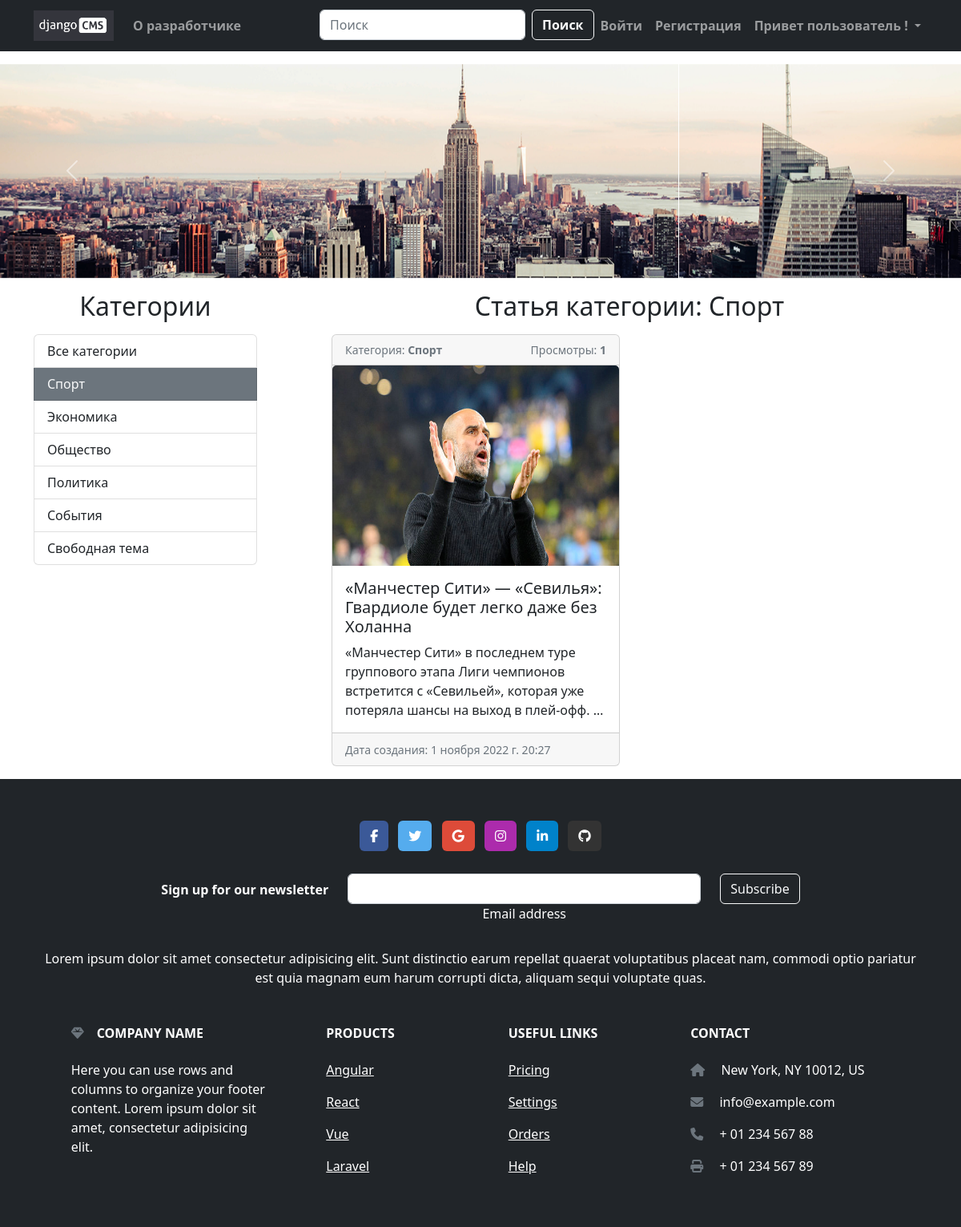
Page /category/1/ on the committed database.
### blog/models.py (models this page shows, shortened)
class Category(models.Model):
    title = models.CharField(max_length=30,
                             unique=True,
                             verbose_name='Название категории')
    def get_absolute_url(self):
        return reverse('category', kwargs={'category_id': self.pk})
    def __str__(self):
        return self.title
    class Meta:
        verbose_name = 'Категория'
        verbose_name_plural = 'Категории'

class Article(models.Model):
    title = models.CharField(max_length=150,
                             unique=True,
                             verbose_name='Заголовок статьи')
    content = models.TextField(verbose_name='Содержание статьи')
    photo = models.ImageField(upload_to='photos/',
                              null=True,
                              blank=True,
                              verbose_name='Фотография')
    created_at = models.DateTimeField(auto_now_add=True,
                                      verbose_name='Дата создания')
    updated_at = models.DateTimeField(auto_now=True,
                                      verbose_name='Дата обновления')
    publish = models.BooleanField(default=True,
                                  verbose_name='Статус статьи')
    views = models.IntegerField(default=0,
                                verbose_name='Просмотры')
    category = models.ForeignKey(Category, on_delete=models.CASCADE,
                                 verbose_name='Категория')
    def get_photo(self):
        if self.photo:
            return self.photo.url
        else:
            return 'https://www.peerspace.com/resources/wp-content/uploads/2019/02/beverage-3157395_1280.jpg'
    class Meta:
        verbose_name = 'Статья'
        verbose_name_plural = 'Статьи'

### blog/views.py (the view)
# urls.py: path('category/<int:category_id>/', ArticleListByCategory.as_view(), name='category'),
class ArticleListByCategory(ArticleList):
    def get_queryset(self):
        articles = Article.objects.filter(category_id=self.kwargs['category_id'])
        return articles
    def get_context_data(self, *, object_list=None, **kwargs):
        context = super().get_context_data()
        category = Category.objects.get(pk=self.kwargs['category_id'])
        context['title'] = f"Статья категории: {category.title}"
        return context

### blog/templatetags/blog_tags.py (called while the page is built)
@register.simple_tag()
def get_categories():
    return Category.objects.all()

### blog/templates/blog/index.html (shortened to what this page needs)
{% extends 'base.html' %}
{% block main %}
{% include 'blog/components/_carousel.html' %}
<div class="container d-flex justify-content-between">
    <div class="col-3">
        <h2 class="d-flex justify-content-center mt-3 mb-3">Категории</h2>
        {% include 'blog/components/_sidebar.html' %}
    </div>
    <div class="col-8">
        <h2 class="d-flex justify-content-center mt-3 mb-3">{{ title }}</h2>
        <div class="row row-cols-1 row-cols-md-2 g-4">
            {% for article in articles %}
            {% include 'blog/components/_cards.html' %}
            {% endfor %}
        </div>
    </div>
</div>
{% endblock main %}

### templates/base.html (shortened to what this page needs)
<!doctype html>
<html lang="en">
<head>
    <link href="https://cdn.jsdelivr.net/npm/bootstrap@5.2.1/dist/css/bootstrap.min.css" rel="stylesheet"
>
</head>
<body>
<header>
    {% include 'components/_header.html' %}
</header>
<main>
    {% block main %}
    {% endblock main %}
</main>
<footer>
    {% include 'components/_footer.html' %}
</footer>
</body>
</html>

### templates/components/_header.html (shortened to what this page needs)
{% load static %}
<nav class="navbar navbar-expand-lg bg-dark navbar-dark">
    <div class="container">
        <a class="navbar-brand" href="{% url 'index' %}">
            <img width="100" src="{% static 'blog/img/logo2.png' %}" alt="">
        </a>
        <div class="collapse navbar-collapse" id="navbarSupportedContent">
            <ul class="navbar-nav me-auto mb-2 mb-lg-0">
                <li class="nav-item">
                    <a class="nav-link" href="{% url 'about_dev' %}"><b>О разработчике</b></a>
                </li>
            </ul>
            <ul class="navbar-nav mb-2 mb-lg-0">
                <li>
                    <form class="d-flex" role="search">
                        <input class="form-control me-2" type="search" placeholder="Поиск" aria-label="Поиск">
                        <button class="btn btn-outline-light" type="submit"><b>Поиск</b></button>
                    </form>
                </li>
                <li class="nav-item">
                    <a class="nav-link" aria-current="page" href="#"><b>Войти</b></a>
                </li>
                <li class="nav-item">
                    <a class="nav-link" href="#"><b>Регистрация</b></a>
                </li>
                <li class="nav-item dropdown">
                    <a class="nav-link dropdown-toggle" href="#" id="navbarDropdown" role="button"
                       data-bs-toggle="dropdown" aria-expanded="false">
                        <b>Привет пользователь !</b>
                    </a>
                </li>
            </ul>
        </div>
    </div>
</nav>

### blog/templates/blog/components/_carousel.html (shortened to what this page needs)
{% load static %}
<div id="carouselExampleFade" class="carousel slide carousel-fade mt-3" data-bs-ride="carousel">
    <div class="carousel-inner">
        <div class="carousel-item active">
            <img src="{% static 'blog/img/carousel1.png' %}" class="d-block w-100" alt="...">
        </div>
    </div>
    <button class="carousel-control-prev" type="button" data-bs-target="#carouselExampleFade" data-bs-slide="prev">
        <span class="carousel-control-prev-icon" aria-hidden="true"></span>
    </button>
    <button class="carousel-control-next" type="button" data-bs-target="#carouselExampleFade" data-bs-slide="next">
        <span class="carousel-control-next-icon" aria-hidden="true"></span>
    </button>
</div>

### blog/templates/blog/components/_sidebar.html
{% load blog_tags %}
<div class="list-group mb-3">
    <a href="{% url 'index' %}" class="list-group-item list-group-item-action {% if 'Главная' in title %} bg-secondary text-light {% endif %}">
        Все категории
    </a>
    {% get_categories as categories %}
    {% for category in categories %}
    <a href="{{ category.get_absolute_url }}" class="list-group-item list-group-item-action {% if category.title in title %} bg-secondary text-light {% endif %}">
        {{ category }}
    </a>
    {% endfor %}
</div>

### blog/templates/blog/components/_cards.html
<div class="col mb-3">
    <div class="card">
        <div class="card-header d-flex justify-content-between">
            <small class="text-muted">
                Категория: <b>{{ article.category }}</b>
            </small>
            <small class="text-muted">
                Просмотры: <b>{{ article.views }}</b>
            </small>
        </div>
        <a href="{% url 'article' article.pk %}">
            <img height="250" src="{{ article.get_photo }}" class="card-img-top" alt="...">
        </a>
        <div class="card-body">
            <h5 class="card-title">{{ article.title }}</h5>
            <p class="card-text">{{ article.content|truncatewords:20 }}</p>
        </div>
        <div class="card-footer">
            <small class="text-muted">
                Дата создания: {{ article.created_at }}
            </small>
        </div>
    </div>
</div>

### templates/components/_footer.html
<footer class="bg-dark text-center text-white">
    <div class="container p-4">
        <div class="container p-4 pb-0">
            <section class="mb-4">
                <a
                        class="btn text-white btn-floating m-1"
                        style="background-color: #3b5998;"
                        href="#!"
                        role="button"
                ><i class="fab fa-facebook-f"></i
                ></a>
                <a
                        class="btn text-white btn-floating m-1"
                        style="background-color: #55acee;"
                        href="#!"
                        role="button"
                ><i class="fab fa-twitter"></i
                ></a>
                <a
                        class="btn text-white btn-floating m-1"
                        style="background-color: #dd4b39;"
                        href="#!"
                        role="button"
                ><i class="fab fa-google"></i
                ></a>
                <a
                        class="btn text-white btn-floating m-1"
                        style="background-color: #ac2bac;"
                        href="#!"
                        role="button"
                ><i class="fab fa-instagram"></i
                ></a>
                <a
                        class="btn text-white btn-floating m-1"
                        style="background-color: #0082ca;"
                        href="#!"
                        role="button"
                ><i class="fab fa-linkedin-in"></i
                ></a>
                <a
                        class="btn text-white btn-floating m-1"
                        style="background-color: #333333;"
                        href="#!"
                        role="button"
                ><i class="fab fa-github"></i
                ></a>
            </section>
        </div>
        <section class="">
            <form action="">
                <div class="row d-flex justify-content-center">
                    <div class="col-auto">
                        <p class="pt-2">
                            <strong>Sign up for our newsletter</strong>
                        </p>
                    </div>
                    <div class="col-md-5 col-12">
                        <div class="form-outline form-white mb-4">
                            <input type="email" id="form5Example21" class="form-control"/>
                            <label class="form-label" for="form5Example21">Email address</label>
                        </div>
                    </div>
                    <div class="col-auto">
                        <button type="submit" class="btn btn-outline-light mb-4">
                            Subscribe
                        </button>
                    </div>
                </div>
            </form>
        </section>
        <section class="mb-4">
            <p>
                Lorem ipsum dolor sit amet consectetur adipisicing elit. Sunt distinctio earum
                repellat quaerat voluptatibus placeat nam, commodi optio pariatur est quia magnam
                eum harum corrupti dicta, aliquam sequi voluptate quas.
            </p>
        </section>
        <section class="">
            <div class="container text-center text-md-start mt-5">
                <div class="row mt-3">
                    <div class="col-md-3 col-lg-4 col-xl-3 mx-auto mb-4">
                        <h6 class="text-uppercase fw-bold mb-4">
                            <i class="fas fa-gem me-3 text-secondary"></i>Company name
                        </h6>
                        <p>
                            Here you can use rows and columns to organize your footer content. Lorem ipsum
                            dolor sit amet, consectetur adipisicing elit.
                        </p>
                    </div>
                    <div class="col-md-2 col-lg-2 col-xl-2 mx-auto mb-4">
                        <h6 class="text-uppercase fw-bold mb-4">
                            Products
                        </h6>
                        <p>
                            <a href="#!" class="text-reset">Angular</a>
                        </p>
                        <p>
                            <a href="#!" class="text-reset">React</a>
                        </p>
                        <p>
                            <a href="#!" class="text-reset">Vue</a>
                        </p>
                        <p>
                            <a href="#!" class="text-reset">Laravel</a>
                        </p>
                    </div>
                    <div class="col-md-3 col-lg-2 col-xl-2 mx-auto mb-4">
                        <h6 class="text-uppercase fw-bold mb-4">
                            Useful links
                        </h6>
                        <p>
                            <a href="#!" class="text-reset">Pricing</a>
                        </p>
                        <p>
                            <a href="#!" class="text-reset">Settings</a>
                        </p>
                        <p>
                            <a href="#!" class="text-reset">Orders</a>
                        </p>
                        <p>
                            <a href="#!" class="text-reset">Help</a>
                        </p>
                    </div>
                    <div class="col-md-4 col-lg-3 col-xl-3 mx-auto mb-md-0 mb-4">
                        <h6 class="text-uppercase fw-bold mb-4">Contact</h6>
                        <p><i class="fas fa-home me-3 text-secondary"></i> New York, NY 10012, US</p>
                        <p>
                            <i class="fas fa-envelope me-3 text-secondary"></i>
                            info@example.com
                        </p>
                        <p><i class="fas fa-phone me-3 text-secondary"></i> + 01 234 567 88</p>
                        <p><i class="fas fa-print me-3 text-secondary"></i> + 01 234 567 89</p>
                    </div>
                </div>
            </div>
        </section>
    </div>
</footer>

### rows in the picture
Category: title "Спорт"
Category: title "Экономика"
Category: title "Общество"
Category: title "Политика"
Category: title "События"
Category: title "Свободная тема"
Article: category "Спорт", views "1", get_photo (picture), title "«Манчестер Сити» — «Севилья»: Гвардиоле будет легко даже без Холанна", content "«Манчестер Сити» в последнем туре группового этапа Лиги чемпионов встретится с «Севильей», которая уже потеряла шансы на выход в плей-офф. …", created_at "1 ноября 2022 г. 20:27"

### other values in the picture
{{ title }} "Статья категории: Спорт"
